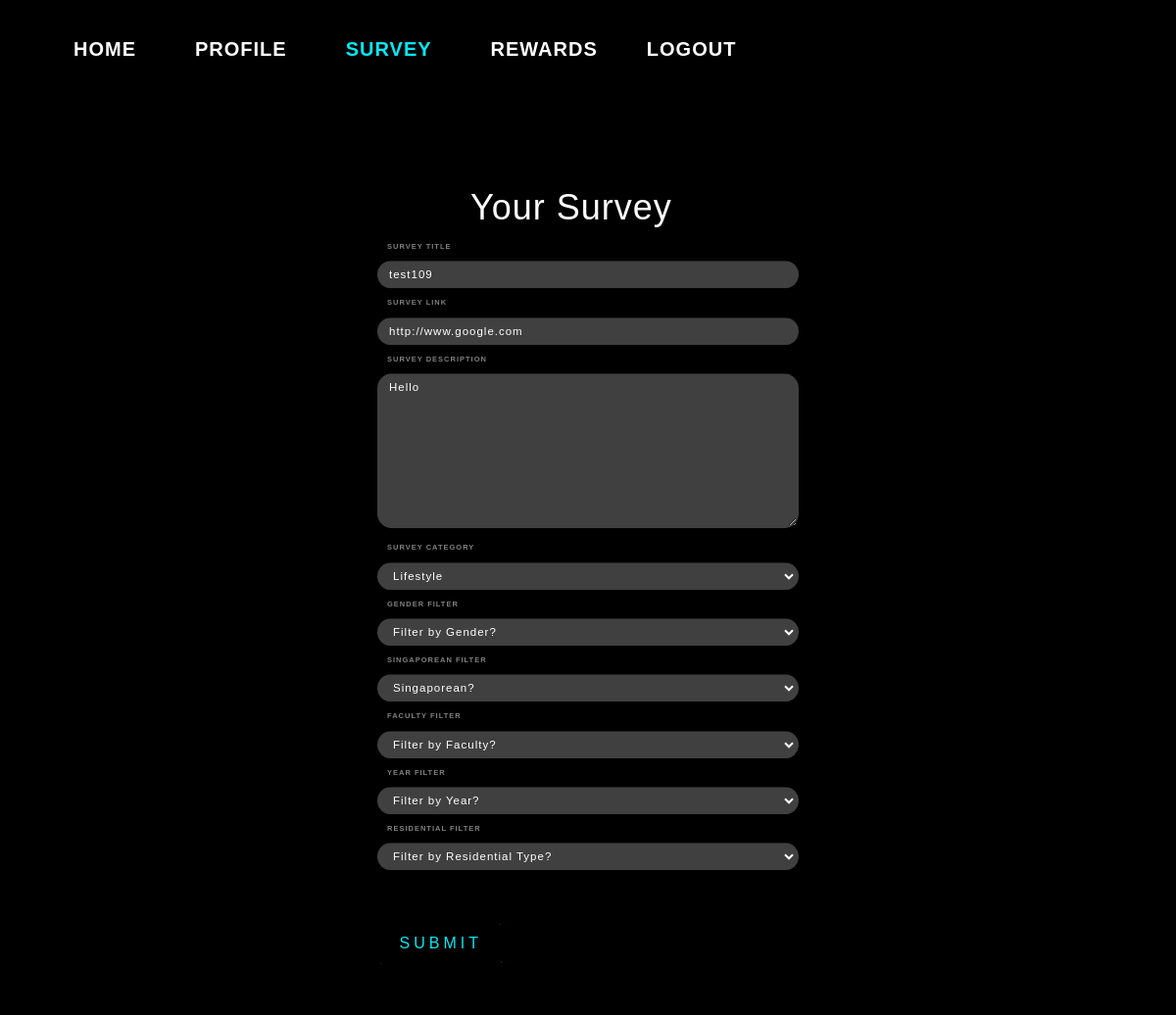
/tracksurvey/survey/10/update/ (signed in), run on the app's committed database.
### survey/models.py (models this page shows, shortened)
class UploadSurvey(models.Model):
    user = models.ForeignKey(to=User, null=True, on_delete=models.SET_NULL,blank=True)
    uploadDate = models.DateField(default=timezone.now)
    surveytitle = models.CharField('Survey Title', max_length=100)
    surveylink = models.URLField('Survey Link', max_length=200)
    surveydescription = models.CharField('Survey Description',
        max_length=5000,
        help_text="Include your survey dscription here!")
    surveycategory_choices = [
    ('EDN','Education'),
    ('HTC','Healthcare'),
    ('LFS','Lifestyle'),
    ('NUS','NUS-Related'),
    ('OTH','Others')]
    surveycategory = models.CharField('Survey Category',choices=surveycategory_choices, max_length=100, default='OTH')
    gender_filter=models.ManyToManyField(GenderFilter,blank=True)
    singaporean_filter=models.ManyToManyField(SingaporeanFilter, blank=True)
    faculty_filter=models.ManyToManyField(FacultyFilter,blank=True)
    year_filter=models.ManyToManyField(YearFilter,blank=True)
    residential_filter=models.ManyToManyField(ResidentialFilter, blank=True)

### survey/views.py (the view, shortened to what this page needs)
# urls.py: path('tracksurvey/survey/<int:pk>/update/', SurveyUpdateView.as_view(), name='updatesurvey'),
class SurveyUpdateView(LoginRequiredMixin, UserPassesTestMixin, SuccessMessageMixin, UpdateView):
    model=UploadSurvey
    form_class=UploadSurveyForm
    success_message = "Your survey was successfully updated!"
    def test_func(self):
        survey=self.get_object()
        if self.request.user == survey.user:
            return True
        return False

### survey/forms.py
class UploadSurveyForm(forms.ModelForm):
    class Meta():
        model = UploadSurvey
        fields = ('surveytitle','surveylink','surveydescription','surveycategory','gender_filter','singaporean_filter','faculty_filter','year_filter','residential_filter')
        widgets={
            'surveytitle': forms.TextInput(attrs={'type':'text', 'id':'login-input-user', 'class':'login__input'}),
            'surveylink': forms.TextInput(attrs={'type':'text', 'id':'login-input-user', 'class':'login__input'}),
            'surveydescription':forms.Textarea(attrs={'type':'text', 'id':'login-input-user', 'class':'login__input'}),
            'surveycategory':forms.Select(attrs={'id':'login-input-user', 'class':'login__input','style': 'width:430px'}),
            'gender_filter': forms.CheckboxSelectMultiple(),
            'singaporean_filter': forms.CheckboxSelectMultiple(),
            'faculty_filter': forms.CheckboxSelectMultiple(),
            'year_filter': forms.CheckboxSelectMultiple(),
            'residential_filter': forms.CheckboxSelectMultiple()
        }

### survey/models.py (called while the page is built)
    def __str__(self):
        return self.gender_filter

    def __str__(self):
        return self.singaporean_filter

    def __str__(self):
        return self.faculty_filter

    def __str__(self):
        return self.year_filter

    def __str__(self):
        return self.residential_filter

### survey/templates/survey/uploadsurvey_form.html (shortened to what this page needs)
{% extends "survey/base.html" %}
{% load static %}
{% block css %}
<link rel="stylesheet" type="text/css" href="{% static 'accounts/profile.css'%}">
<link rel="stylesheet" type="text/css" href="{% static 'survey/uploadsurvey.css'%}">
{% endblock %}
{% block navbar %}
<div class="nav_box">
<header class="navbarheader">
<div class=nav>
  <ul class=navbarlist>
    <a href="{% url 'survey:dashboard' %}" role="button">Home</a>
    <a href="{% url 'accounts:profile' %}" role="button">Profile</a>
    <a href="{% url 'survey:survey' %}" role="button" class="active">Survey</a>
    <a href="{% url 'survey:shoprewards' %}" role="button" >Rewards</a>
    <a href="{% url 'logout' %}" id="logout">Logout</a>
  </ul>
</div>
</header>
</div>
{% endblock %}
{% block body_block %}
{% load widget_tweaks %}
<div id="uploadsurvey-box" class="box">
  <h1 class=survey_header>
    Your Survey
  </h1>
  <form method="POST" id="uploadsurvey_form">
      <div class=form-row>
        <label for="surveytitle" class="login__label"> Survey Title </label>
        {{form.surveytitle}}
      </div>
      <div class=form-row>
        <label for="surveylink" class="login__label"> Survey Link </label>
        {{form.surveylink}}
      </div>
      <div class=form-row>
        <label for="surveydescription" class="login__label"> Survey Description </label>
        {{form.surveydescription}}
      </div>
      <div class=form-row>
        <label for="surveycategory" class="login__label"> Survey Category </label>
        {{form.surveycategory}}
      </div>
      <div class=form-row>
        <label for="gender_filter" class="login__label"> Gender Filter</label>
        <select class="login__input" id='login-input-user'>
          <option>Filter by Gender?</option>
        </select>
      </div>
      <div class=form-row>
        <label for="singaporean_filter" class="login__label"> Singaporean Filter</label>
        <select class="login__input" id='login-input-user'>
          <option>Singaporean?</option>
        </select>
      </div>
      <div class=form-row>
        <label for="faculty_filter" class="login__label"> Faculty Filter</label>
        <select class="login__input" id='login-input-user'>
          <option>Filter by Faculty?</option>
        </select>
      </div>
      <div class=form-row>
        <label for="year_filter" class="login__label"> Year Filter</label>
        <select class="login__input" id='login-input-user'>
          <option>Filter by Year?</option>
        </select>
      </div>
      <div class=form-row>
        <label for="residential_filter" class="login__label"> Residential Filter</label>
        <select class="login__input" id='login-input-user'>
          <option>Filter by Residential Type?</option>
        </select>
      </div>
      <div class="box submit-button">
        <a href="#" onclick= "document.getElementById('uploadsurvey_form').submit()" id="update-button">
            Submit
        </a>
    </div>
  </form>
</div>
{% endblock %}

### survey/static/survey/base.css (style rules this page uses)
html { height: 100%; }
body { background: #000000; margin: auto; font-family: "Trebuchet MS", monospace; }
div { padding:5px; }

### survey/static/survey/nav.css (style rules this page uses)
.navbarheader { color: white; display: flex; align-items: center; justify-content: center; overflow: hidden; display: flex; align-items: center; justify-content: center; flex-direction: row; height:100px; position:fixed; }
.navbarlist { display: flex; list-style-type: none; }
.navbarlist a { margin: 10px 30px; position: relative; color: white; font-family: 'Oswald', sans-serif; font-size: 20px; font-weight: bold; text-transform: uppercase; text-decoration: none; }
.navbarlist a:before { position: absolute; bottom: -2px; content: ''; width: 100%; height: 3px; background: #03e9f4; transform: translateX(-100%); opacity: 0; }
.navbarlist .active { color: #03e9f4; }
#logout { margin-left: 20px; }

### accounts/static/accounts/profile.css (style rules this page uses)
body { background-color: black; font-family: 'Montserrat', sans-serif; font-size: 16px; line-height: 1.25; letter-spacing: 1px; }
* { box-sizing: border-box; transition: .25s all ease; }
.login__label { display: block; padding-left: 1rem; }
.login__label, .login__label--checkbox { color: rgba(255, 255, 255, 0.5); text-transform: uppercase; font-size: .75rem; margin-bottom: 1rem; }
.login__input { color: white; font-size: 1.15rem; width: 100%; padding: .5rem 1rem; border: 2px solid transparent; outline: none; border-radius: 1.5rem; background-color: rgba(255, 255, 255, 0.25); letter-spacing: 1px; }
.box { position: absolute; top: 50%; left: 50%; padding: 0px; transform: translate(-50%, -50%); background: rgba(0, 0, 0, 0.753); box-sizing: border-box; box-shadow: 0 15px 25px rgba(0,0,0,.6); border-radius: 0px; margin-top: 20px; }
.box a { display: inline-block; padding: 10px 20px; color: #03e9f4; font-size: 16px; text-decoration: none; text-transform: uppercase; overflow: hidden; transition: .5s; letter-spacing: 4px }
#update-button { position: absolute; margin-top:-100px; margin-left: 420px; margin-bottom: 100px; }

### survey/static/survey/uploadsurvey.css (style rules this page uses)
#uploadsurvey-box { margin-top:100px; }
.submit-button { position: relative; margin-top:150px; margin-left: -275px; }
.survey_header { color: white; margin-left: 100px; margin-top:0px; }

### data on the page
UploadSurvey: surveytitle "test109", surveylink "http://www.google.com", surveydescription "Hello", surveycategory "Lifestyle"
